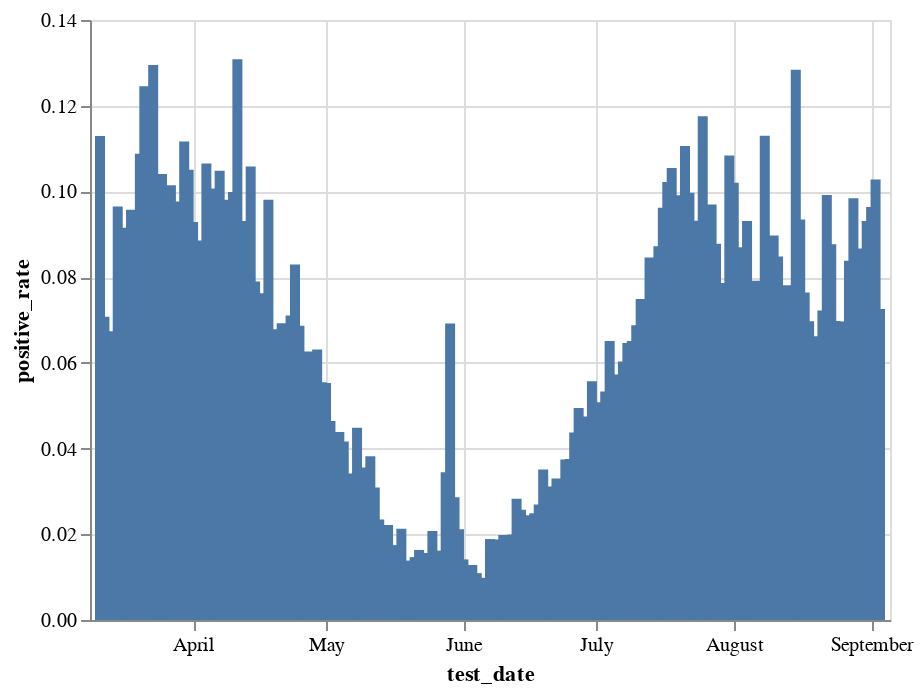

Write notebook code for a chart like this one.
### Code cell
pr = (bdi[(bdi.test_date>'2020') & (bdi.test_date<'2021')&
          (bdi.corona_result.isin(['positive', 'negative'])) 
          ]
 .groupby(['test_date', 'corona_result']).size().unstack()
 .assign(positive_rate=lambda x: x.positive/(x.positive+x.negative)))

alt.Chart(pr.reset_index()).mark_bar().encode(
    x='test_date',
    y='positive_rate',
    tooltip=['test_date', 'positive_rate']
).interactive()

### Figure 1 — Vega-Lite specification as saved in the notebook (floating-point values rounded to 4 significant figures; data arrays with more than 128 entries replaced by an {"elided": "..."} marker saying what was removed)
{"config": {"view": {"continuousWidth": 400, "continuousHeight": 300}}, "data": {"name": "data-bfb4e2717b18b09aa2d76b737b15c4e8"}, "mark": "bar", "encoding": {"tooltip": [{"type": "temporal", "field": "test_date"}, {"type": "quantitative", "field": "positive_rate"}], "x": {"type": "temporal", "field": "test_date"}, "y": {"type": "quantitative", "field": "positive_rate"}}, "selection": {"selector020": {"type": "interval", "bind": "scales", "encodings": ["x", "y"]}}, "$schema": "https://vega.github.io/schema/vega-lite/v4.8.1.json", "datasets": {"data-bfb4e2717b18b09aa2d76b737b15c4e8": {"elided": "177 records"}}}
